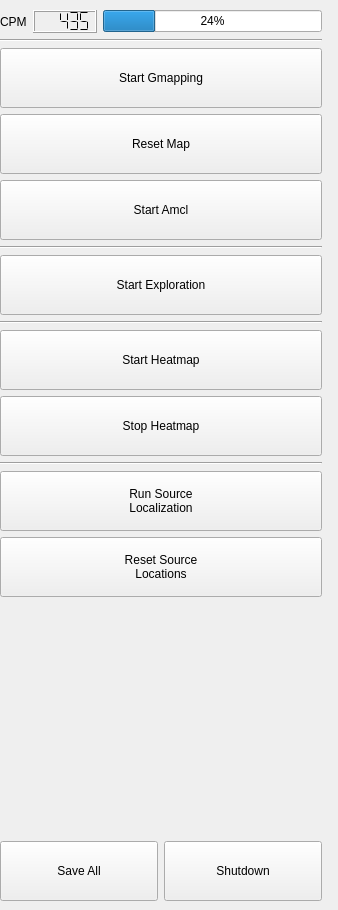
<?xml version="1.0" encoding="UTF-8"?>
<ui version="4.0">
 <class>Form</class>
 <widget class="QWidget" name="Form">
  <property name="geometry">
   <rect>
    <x>0</x>
    <y>0</y>
    <width>338</width>
    <height>910</height>
   </rect>
  </property>
  <property name="windowTitle">
   <string>Form</string>
  </property>
  <widget class="QWidget" name="verticalLayoutWidget">
   <property name="geometry">
    <rect>
     <x>0</x>
     <y>10</y>
     <width>322</width>
     <height>891</height>
    </rect>
   </property>
   <layout class="QVBoxLayout" name="verticalLayout" stretch="0,0,0,0,0,0,0,0,0,0,0,0,0,0,0">
    <property name="sizeConstraint">
     <enum>QLayout::SetDefaultConstraint</enum>
    </property>
    <property name="rightMargin">
     <number>0</number>
    </property>
    <item>
     <layout class="QGridLayout" name="gridLayout_4">
      <item row="0" column="0">
       <layout class="QHBoxLayout" name="horizontalLayout">
        <item>
         <widget class="QLabel" name="label">
          <property name="font">
           <font>
            <family>Arial</family>
            <italic>false</italic>
           </font>
          </property>
          <property name="text">
           <string>CPM</string>
          </property>
         </widget>
        </item>
        <item>
         <widget class="QLCDNumber" name="cpm_lcd">
          <property name="smallDecimalPoint">
           <bool>false</bool>
          </property>
          <property name="numDigits">
           <number>5</number>
          </property>
          <property name="digitCount">
           <number>5</number>
          </property>
          <property name="mode">
           <enum>QLCDNumber::Dec</enum>
          </property>
          <property name="segmentStyle">
           <enum>QLCDNumber::Flat</enum>
          </property>
          <property name="value" stdset="0">
           <double>435.000000000000000</double>
          </property>
         </widget>
        </item>
        <item>
         <widget class="QProgressBar" name="progressBar">
          <property name="sizePolicy">
           <sizepolicy hsizetype="MinimumExpanding" vsizetype="Fixed">
            <horstretch>0</horstretch>
            <verstretch>0</verstretch>
           </sizepolicy>
          </property>
          <property name="minimumSize">
           <size>
            <width>100</width>
            <height>0</height>
           </size>
          </property>
          <property name="value">
           <number>24</number>
          </property>
         </widget>
        </item>
       </layout>
      </item>
     </layout>
    </item>
    <item>
     <widget class="Line" name="line_3">
      <property name="orientation">
       <enum>Qt::Horizontal</enum>
      </property>
     </widget>
    </item>
    <item>
     <widget class="QPushButton" name="gmap_start_button">
      <property name="enabled">
       <bool>true</bool>
      </property>
      <property name="sizePolicy">
       <sizepolicy hsizetype="Preferred" vsizetype="Fixed">
        <horstretch>1</horstretch>
        <verstretch>0</verstretch>
       </sizepolicy>
      </property>
      <property name="minimumSize">
       <size>
        <width>100</width>
        <height>60</height>
       </size>
      </property>
      <property name="baseSize">
       <size>
        <width>150</width>
        <height>50</height>
       </size>
      </property>
      <property name="text">
       <string>Start Gmapping</string>
      </property>
      <property name="autoDefault">
       <bool>false</bool>
      </property>
      <property name="flat">
       <bool>false</bool>
      </property>
     </widget>
    </item>
    <item>
     <widget class="QPushButton" name="gmap_stop_button">
      <property name="sizePolicy">
       <sizepolicy hsizetype="MinimumExpanding" vsizetype="Fixed">
        <horstretch>1</horstretch>
        <verstretch>0</verstretch>
       </sizepolicy>
      </property>
      <property name="minimumSize">
       <size>
        <width>100</width>
        <height>60</height>
       </size>
      </property>
      <property name="baseSize">
       <size>
        <width>150</width>
        <height>50</height>
       </size>
      </property>
      <property name="text">
       <string>Reset Map</string>
      </property>
      <property name="autoDefault">
       <bool>false</bool>
      </property>
      <property name="flat">
       <bool>false</bool>
      </property>
     </widget>
    </item>
    <item>
     <widget class="QPushButton" name="amcl_start_button">
      <property name="sizePolicy">
       <sizepolicy hsizetype="Preferred" vsizetype="Fixed">
        <horstretch>0</horstretch>
        <verstretch>0</verstretch>
       </sizepolicy>
      </property>
      <property name="minimumSize">
       <size>
        <width>100</width>
        <height>60</height>
       </size>
      </property>
      <property name="baseSize">
       <size>
        <width>150</width>
        <height>50</height>
       </size>
      </property>
      <property name="text">
       <string>Start Amcl</string>
      </property>
      <property name="autoDefault">
       <bool>false</bool>
      </property>
      <property name="flat">
       <bool>false</bool>
      </property>
     </widget>
    </item>
    <item>
     <widget class="Line" name="line_4">
      <property name="orientation">
       <enum>Qt::Horizontal</enum>
      </property>
     </widget>
    </item>
    <item>
     <widget class="QPushButton" name="frontier_start_button">
      <property name="sizePolicy">
       <sizepolicy hsizetype="MinimumExpanding" vsizetype="Fixed">
        <horstretch>0</horstretch>
        <verstretch>0</verstretch>
       </sizepolicy>
      </property>
      <property name="minimumSize">
       <size>
        <width>100</width>
        <height>60</height>
       </size>
      </property>
      <property name="baseSize">
       <size>
        <width>150</width>
        <height>50</height>
       </size>
      </property>
      <property name="text">
       <string>Start Exploration</string>
      </property>
      <property name="autoDefault">
       <bool>false</bool>
      </property>
      <property name="flat">
       <bool>false</bool>
      </property>
     </widget>
    </item>
    <item>
     <widget class="Line" name="line">
      <property name="orientation">
       <enum>Qt::Horizontal</enum>
      </property>
     </widget>
    </item>
    <item>
     <widget class="QPushButton" name="heatmap_start_button">
      <property name="sizePolicy">
       <sizepolicy hsizetype="Preferred" vsizetype="Fixed">
        <horstretch>1</horstretch>
        <verstretch>0</verstretch>
       </sizepolicy>
      </property>
      <property name="minimumSize">
       <size>
        <width>100</width>
        <height>60</height>
       </size>
      </property>
      <property name="baseSize">
       <size>
        <width>150</width>
        <height>50</height>
       </size>
      </property>
      <property name="text">
       <string>Start Heatmap</string>
      </property>
      <property name="autoDefault">
       <bool>false</bool>
      </property>
      <property name="flat">
       <bool>false</bool>
      </property>
     </widget>
    </item>
    <item>
     <widget class="QPushButton" name="heatmap_stop_button">
      <property name="sizePolicy">
       <sizepolicy hsizetype="MinimumExpanding" vsizetype="Fixed">
        <horstretch>1</horstretch>
        <verstretch>0</verstretch>
       </sizepolicy>
      </property>
      <property name="minimumSize">
       <size>
        <width>100</width>
        <height>60</height>
       </size>
      </property>
      <property name="baseSize">
       <size>
        <width>150</width>
        <height>50</height>
       </size>
      </property>
      <property name="text">
       <string>Stop Heatmap</string>
      </property>
      <property name="autoDefault">
       <bool>false</bool>
      </property>
      <property name="flat">
       <bool>false</bool>
      </property>
     </widget>
    </item>
    <item>
     <widget class="Line" name="line_2">
      <property name="orientation">
       <enum>Qt::Horizontal</enum>
      </property>
     </widget>
    </item>
    <item>
     <widget class="QPushButton" name="sourceloc_run_button">
      <property name="enabled">
       <bool>true</bool>
      </property>
      <property name="sizePolicy">
       <sizepolicy hsizetype="Preferred" vsizetype="Fixed">
        <horstretch>0</horstretch>
        <verstretch>0</verstretch>
       </sizepolicy>
      </property>
      <property name="minimumSize">
       <size>
        <width>100</width>
        <height>60</height>
       </size>
      </property>
      <property name="baseSize">
       <size>
        <width>150</width>
        <height>50</height>
       </size>
      </property>
      <property name="text">
       <string>Run Source
Localization</string>
      </property>
      <property name="autoDefault">
       <bool>false</bool>
      </property>
      <property name="flat">
       <bool>false</bool>
      </property>
     </widget>
    </item>
    <item>
     <widget class="QPushButton" name="sourceloc_reset_button">
      <property name="sizePolicy">
       <sizepolicy hsizetype="Preferred" vsizetype="Fixed">
        <horstretch>0</horstretch>
        <verstretch>0</verstretch>
       </sizepolicy>
      </property>
      <property name="minimumSize">
       <size>
        <width>100</width>
        <height>60</height>
       </size>
      </property>
      <property name="baseSize">
       <size>
        <width>150</width>
        <height>50</height>
       </size>
      </property>
      <property name="text">
       <string>Reset Source
Locations</string>
      </property>
      <property name="autoDefault">
       <bool>false</bool>
      </property>
      <property name="flat">
       <bool>false</bool>
      </property>
     </widget>
    </item>
    <item>
     <spacer name="verticalSpacer">
      <property name="orientation">
       <enum>Qt::Vertical</enum>
      </property>
      <property name="sizeHint" stdset="0">
       <size>
        <width>20</width>
        <height>40</height>
       </size>
      </property>
     </spacer>
    </item>
    <item>
     <layout class="QGridLayout" name="gridLayout_3">
      <item row="0" column="1">
       <widget class="QPushButton" name="shutdown_button">
        <property name="sizePolicy">
         <sizepolicy hsizetype="Preferred" vsizetype="Fixed">
          <horstretch>0</horstretch>
          <verstretch>0</verstretch>
         </sizepolicy>
        </property>
        <property name="minimumSize">
         <size>
          <width>100</width>
          <height>60</height>
         </size>
        </property>
        <property name="baseSize">
         <size>
          <width>150</width>
          <height>50</height>
         </size>
        </property>
        <property name="text">
         <string>Shutdown</string>
        </property>
        <property name="autoDefault">
         <bool>false</bool>
        </property>
        <property name="flat">
         <bool>false</bool>
        </property>
       </widget>
      </item>
      <item row="0" column="0">
       <widget class="QPushButton" name="save_button">
        <property name="sizePolicy">
         <sizepolicy hsizetype="Preferred" vsizetype="Fixed">
          <horstretch>0</horstretch>
          <verstretch>0</verstretch>
         </sizepolicy>
        </property>
        <property name="minimumSize">
         <size>
          <width>100</width>
          <height>60</height>
         </size>
        </property>
        <property name="baseSize">
         <size>
          <width>150</width>
          <height>50</height>
         </size>
        </property>
        <property name="text">
         <string>Save All</string>
        </property>
        <property name="autoDefault">
         <bool>false</bool>
        </property>
        <property name="flat">
         <bool>false</bool>
        </property>
       </widget>
      </item>
     </layout>
    </item>
   </layout>
  </widget>
 </widget>
 <tabstops>
  <tabstop>save_button</tabstop>
  <tabstop>shutdown_button</tabstop>
 </tabstops>
 <resources/>
 <connections/>
</ui>
